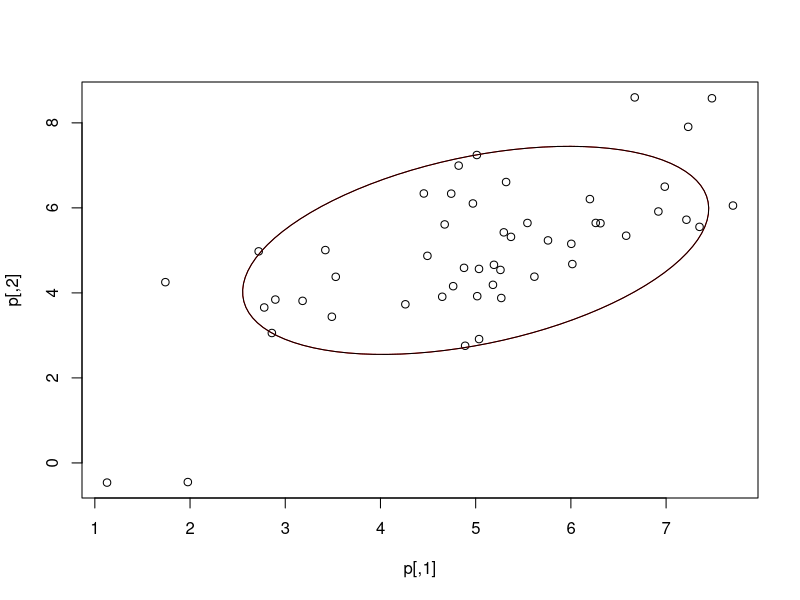

Generate this figure with R: (Note: this script raises an error after producing the figure.)

library(mvtnorm) # References rmvnorm()
library(ellipse) # References ellipse()
set.seed(17)

# Set the covariance matrix
sigma2 <- matrix(c(5, 2, 2, 5), ncol=2)

# Set the means
mu <- c(5,5)

# Get the correlation matrix
P <- cov2cor(sigma2)

# Generate the data
p <- rmvnorm(n=50, mean=mu, sigma=sqrt(sigma2))

# Plot the data
plot(p)

# Plot the ellipse
lines( ellipse( P, centre = c(5,5)) , col='red')


evals <- eigen(P)$values
evecs <- eigen(P)$vectors

# Angles of a circle
a <- seq(0, 2*pi, len=100)






# Get critical value
c2 <- qchisq(0.95, 2)
c <- sqrt(c2)

# Get the distances
xT <- c * sqrt(evals[1]) * cos(a)
yT <- c * sqrt(evals[2]) * sin(a)

M <- cbind(xT, yT)

# Covert the coordinates
transM <- evecs %*% t(M)
transM <- t(transM)

lines(transM + mu)

code <- efm
